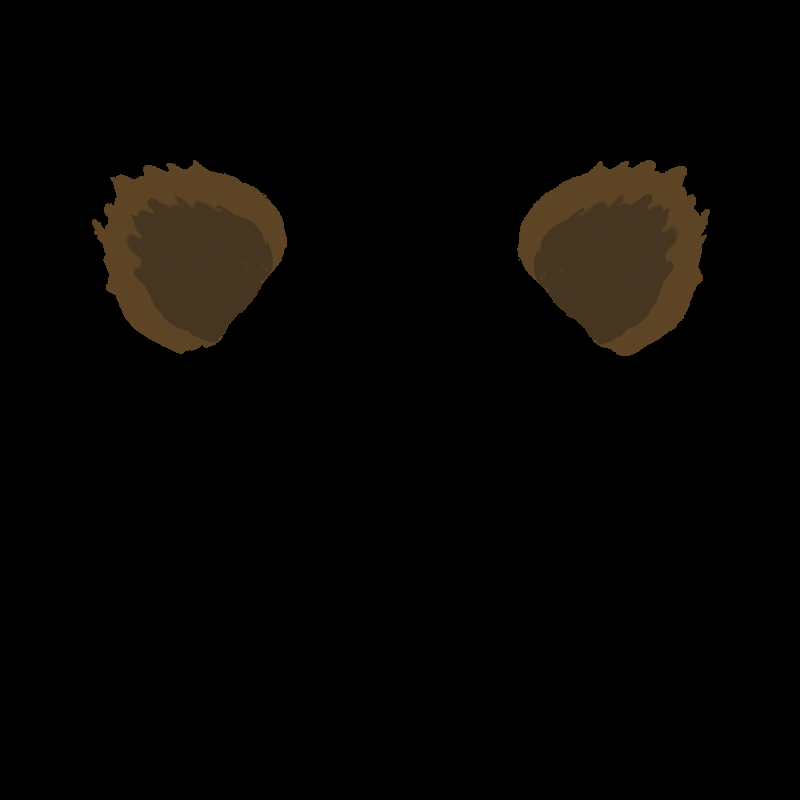
#> input picture path_to_bear_ears.png, 800 x 800 px
$ python sample.py
#> lines starting #> are read from the running program, lines starting #| are printed output that depends on the picture; after the words box and inside, x2 and y2 are one past the last pixel; in counts of white or black regions, pixels touching at a corner belong together
import cv2
import numpy as np

# 顔検出用のカスケード分類器をロード
face_cascade = cv2.CascadeClassifier(
    cv2.data.haarcascades + "haarcascade_frontalface_default.xml"
)

# クマの耳の画像を読み込む
ears_img = cv2.imread("path_to_bear_ears.png", -1)  # 透明度を保持するため-1を指定
#> ears_img is the input picture: shape (800, 800, 4); mean B, G, R, A 2.8, 4.9, 6.5, 20.4

# 加工したい写真を読み込む
img = cv2.imread("path_to_photo.jpg")
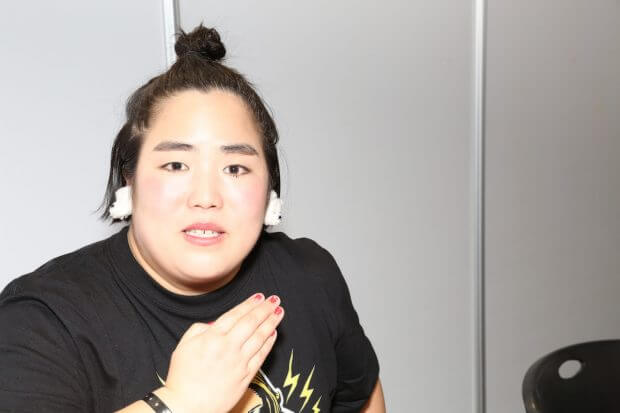
#> input picture path_to_photo.jpg, 620 x 413 px
#> img is the input picture: shape (413, 620, 3); mean B, G, R 153.4, 157.4, 163.5

gray = cv2.cvtColor(img, cv2.COLOR_BGR2GRAY)
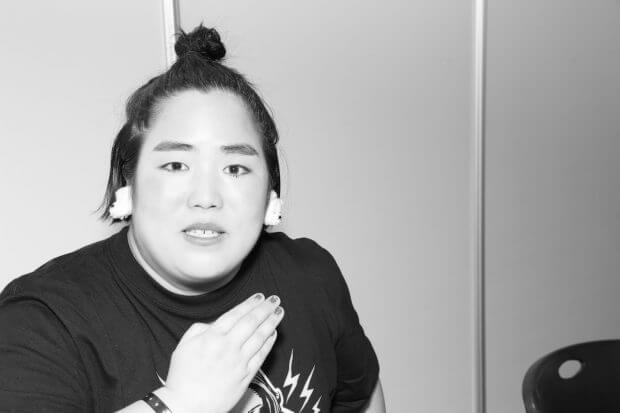
#> gray: shape (413, 620); min 1, max 255, mean 158.7

# 顔検出
faces = face_cascade.detectMultiScale(gray, 1.3, 5)
#> faces = [[117, 99, 173, 173]]

for x, y, w, h in faces:
    # クマの耳のリサイズ（顔の幅に合わせる）
    ears_width = w
    ears_height = int(ears_img.shape[0] * (ears_width / ears_img.shape[1]))
    ears_resized = cv2.resize(ears_img, (ears_width, ears_height))

    # クマの耳を顔の上に配置するための位置を計算（耳の下部が顔の上部に合うように）
    ears_x1 = x
    ears_x2 = ears_x1 + ears_width
    ears_y1 = y - ears_height
    ears_y2 = y

    # クマの耳を写真に合成
    for i in range(0, ears_height):
        for j in range(0, ears_width):
            if ears_resized[i, j][3] != 0:  # 透明度が0ではないピクセルのみ
                img[ears_y1 + i, ears_x1 + j] = ears_resized[i, j][:3]
#> this loop made 1 pass
#> (x, y, w, h, ears_width, ears_height, ears_x1, ears_x2) on pass 1: (117, 99, 173, 173, 173, 173, 117, 290)
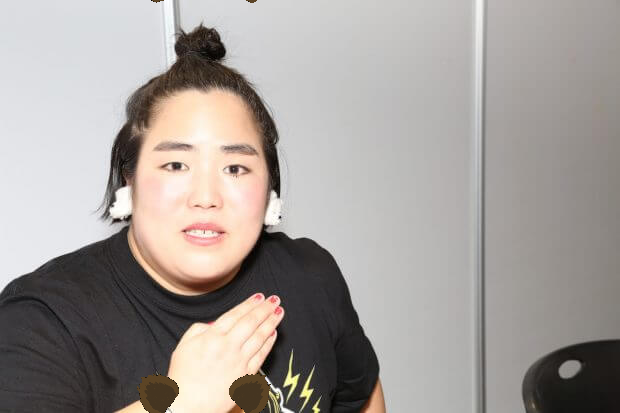
#> img: shape (413, 620, 3); 0.97% of pixels changed, all inside (x1, y1, x2, y2) = (137, 0, 271, 413)

# 加工後の画像を表示
cv2.imshow("Image with Bear Ears", img)
cv2.waitKey(0)
cv2.destroyAllWindows()
